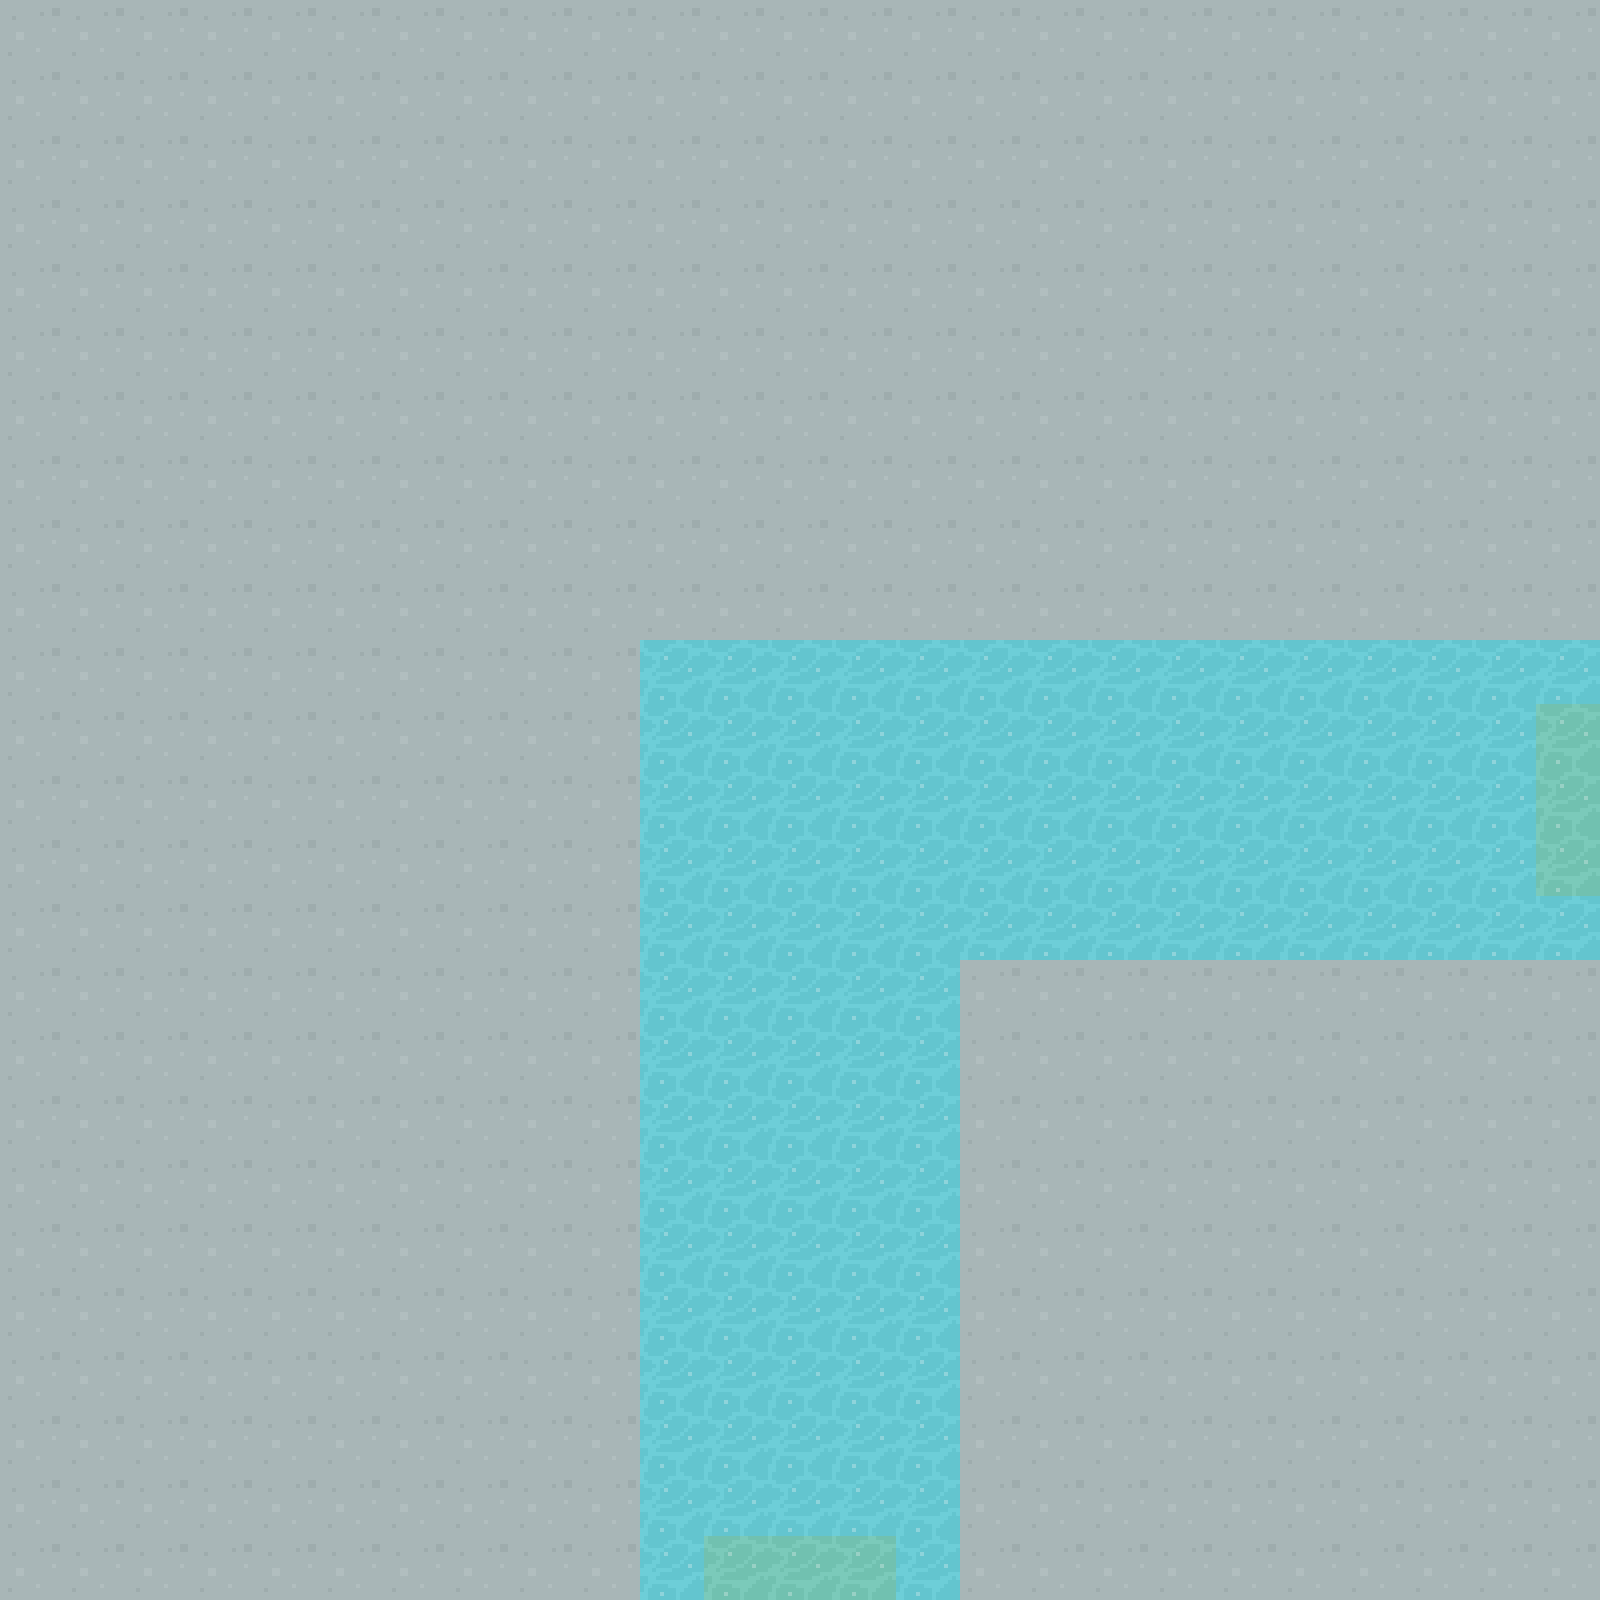

Tiled map render using the project's own tile images. Description and the whole map definition, tile-layer contents included, below:
An orthogonal 25x25 tile map with 64x64 px tiles, 1 tile layer (Tile Layer 1) and 4 objects (SOUTH, EAST).

<map version="1.2" tiledversion="1.3.3" orientation="orthogonal" renderorder="right-down" width="25" height="25" tilewidth="64" tileheight="64" infinite="0" nextlayerid="3" nextobjectid="7">
 <tileset firstgid="1" source="../maps/64TilesheetDungeon.tsx" />
 <layer id="1" name="Tile Layer 1" width="25" height="25">
  <data encoding="csv">
68,68,68,68,68,68,68,68,68,68,68,68,68,68,68,68,68,68,68,68,68,68,68,68,68,
68,68,68,68,68,68,68,68,68,68,68,68,68,68,68,68,68,68,68,68,68,68,68,68,68,
68,68,68,68,68,68,68,68,68,68,68,68,68,68,68,68,68,68,68,68,68,68,68,68,68,
68,68,68,68,68,68,68,68,68,68,68,68,68,68,68,68,68,68,68,68,68,68,68,68,68,
68,68,68,68,68,68,68,68,68,68,68,68,68,68,68,68,68,68,68,68,68,68,68,68,68,
68,68,68,68,68,68,68,68,68,68,68,68,68,68,68,68,68,68,68,68,68,68,68,68,68,
68,68,68,68,68,68,68,68,68,68,68,68,68,68,68,68,68,68,68,68,68,68,68,68,68,
68,68,68,68,68,68,68,68,68,68,68,68,68,68,68,68,68,68,68,68,68,68,68,68,68,
68,68,68,68,68,68,68,68,68,68,68,68,68,68,68,68,68,68,68,68,68,68,68,68,68,
68,68,68,68,68,68,68,68,68,68,68,68,68,68,68,68,68,68,68,68,68,68,68,68,68,
68,68,68,68,68,68,68,68,68,68,321,321,321,321,321,321,321,321,321,321,321,321,321,321,321,
68,68,68,68,68,68,68,68,68,68,321,321,321,321,321,321,321,321,321,321,321,321,321,321,326,
68,68,68,68,68,68,68,68,68,68,321,321,321,321,321,321,321,321,321,321,321,321,321,321,326,
68,68,68,68,68,68,68,68,68,68,321,321,321,321,321,321,321,321,321,321,321,321,321,321,326,
68,68,68,68,68,68,68,68,68,68,321,321,321,321,321,321,321,321,321,321,321,321,321,321,321,
68,68,68,68,68,68,68,68,68,68,321,321,321,321,321,68,68,68,68,68,68,68,68,68,68,
68,68,68,68,68,68,68,68,68,68,321,321,321,321,321,68,68,68,68,68,68,68,68,68,68,
68,68,68,68,68,68,68,68,68,68,321,321,321,321,321,68,68,68,68,68,68,68,68,68,68,
68,68,68,68,68,68,68,68,68,68,321,321,321,321,321,68,68,68,68,68,68,68,68,68,68,
68,68,68,68,68,68,68,68,68,68,321,321,321,321,321,68,68,68,68,68,68,68,68,68,68,
68,68,68,68,68,68,68,68,68,68,321,321,321,321,321,68,68,68,68,68,68,68,68,68,68,
68,68,68,68,68,68,68,68,68,68,321,321,321,321,321,68,68,68,68,68,68,68,68,68,68,
68,68,68,68,68,68,68,68,68,68,321,321,321,321,321,68,68,68,68,68,68,68,68,68,68,
68,68,68,68,68,68,68,68,68,68,321,321,321,321,321,68,68,68,68,68,68,68,68,68,68,
68,68,68,68,68,68,68,68,68,68,321,326,326,326,321,68,68,68,68,68,68,68,68,68,68
</data>
 </layer>
 <objectgroup id="2" name="Object Layer 1">
  <object id="3" name="SOUTH" x="704" y="1536" width="192" height="64" />
  <object id="4" x="-127.913" y="453.829" width="1.75223" />
  <object id="5" name="EAST" x="1536" y="704" width="64" height="192" />
  <object id="6" x="-108.639" y="241.808" />
 </objectgroup>
</map>
